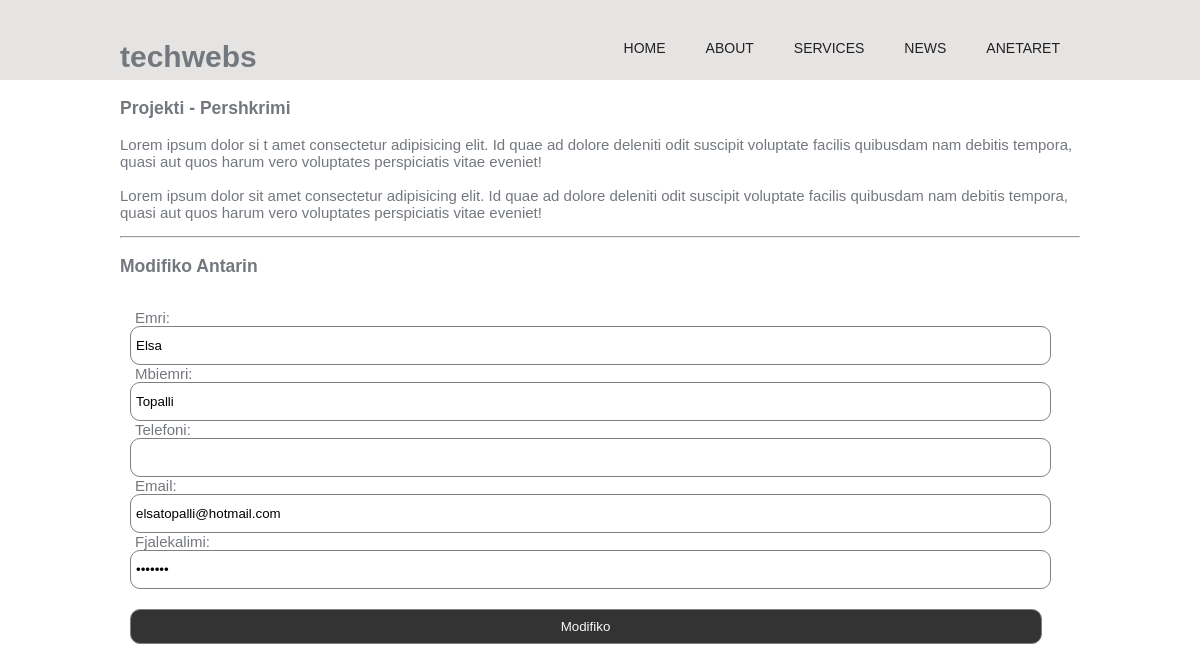
Page /antaret/modifiko_anetar.php?aid=2 on the committed database.
### tables this page shows
CREATE TABLE `antaret` (
  `antariid` int(11) NOT NULL,
  `emri` varchar(50) NOT NULL,
  `mbiemri` varchar(50) NOT NULL,
  `datalindjes` date DEFAULT NULL,
  `nrpersonal` bigint(20) DEFAULT NULL,
  `telefoni` varchar(20) DEFAULT NULL,
  `email` varchar(30) DEFAULT NULL,
  `fjalekalimi` varchar(30) DEFAULT NULL,
  `roli` bit(1) DEFAULT NULL
);

### inc/funksionet.php (called while the page is built, shortened)
<?php
    global $dbcon;
    function merrAntarinId($antariid){
        global $dbcon;
        $sql = "SELECT antariid, emri ,mbiemri, telefoni, email, fjalekalimi from antaret WHERE antariid=$antariid";
        $result = mysqli_query($dbcon,$sql);
        if ($result) {
            return mysqli_fetch_assoc($result);
        }
        else{
            die("Nuk arrita te marr shenimet!".mysqli_error($dbcon));
        }
    }
?>

### antaret/modifiko_anetar.php (the view, shortened to what this page needs)
<?php
    include_once "../inc/header1.php";
?>
    <main class="container page">
        <section id="content">
            <h3>Projekti - Pershkrimi</h3>
            <p>
                Lorem ipsum dolor si t amet consectetur adipisicing elit. Id quae ad dolore deleniti odit suscipit voluptate facilis quibusdam nam debitis tempora, quasi aut quos harum vero voluptates perspiciatis vitae eveniet!
                <br><br>
                Lorem ipsum dolor sit amet consectetur adipisicing elit. Id quae ad dolore deleniti odit suscipit voluptate facilis quibusdam nam debitis tempora, quasi aut quos harum vero voluptates perspiciatis vitae eveniet!
            </p>
            <hr>
            <h3>Modifiko Antarin</h3>
            <?php
                if (isset($_GET['aid'])) {
                    $aid = $_GET['aid'];
                    $antari = merrAntarinId($aid);
                    $emri = $antari['emri'];
                    $mbiemri = $antari['mbiemri'];
                    $telefoni = $antari['telefoni'];
                    $email = $antari['email'];
                    $fjalekalimi = $antari['fjalekalimi'];
                }
            ?>
          <form action="" method="POST"  id="register">
                <label for="emri">Emri: </label>
                <input type="text" name="emri" value="<?php if(!empty($emri)) echo $emri ?>">
                <label for="mbiemri">Mbiemri: </label>
                <input type="text" name="mbiemri" value="<?php if(!empty($mbiemri)) echo $mbiemri ?>">
                <label for="telefoni">Telefoni: </label>
                <input type="text" name="telefoni" value="<?php if(!empty($telefoni)) echo $telefoni ?>">
                <label for="email">Email: </label>
                <input type="email" name="email" value="<?php if(!empty($email)) echo $email ?>">
                <label for="fjalekalimi">Fjalekalimi: </label>
                <input type="password" name="fjalekalimi" value="<?php if(!empty($fjalekalimi)) echo $fjalekalimi ?>">
                <input type="submit" name="modifiko_antar" value="Modifiko">
            </form>
        </section>

### styleee.css (style rules this page uses)
body { font-family: 'Trebuchet MS', 'Lucida Sans Unicode', 'Lucida Grande', 'Lucida Sans', Arial, sans-serif; font-size: 15px; color: #73787e; background-color: #f9f8f6; margin: 0;padding: 0; }
.container { width: 80%; background-color: #fff; margin: 0 auto; }
#login,#register { float: left; margin: 15px 10px; width: 95%; }
#login input[type="email"],#login input[type="password"],#login input[type="submit"],#login input[type="number"],#login label, #register input[type="email"],#register input[type="text"],#register select,#register textarea ,#register input[type="date"],#register input[type="number"] ,#register input[type="password"],#register input[type="submit"],#register label { height:35px; width: 100%; border-radius:10px; padding-left:5px; border:1px solid gray; }
#login label,#register label { border: none; margin-top:10px; }
#login input[type="submit"],#register input[type="submit"] { float: right; width: 50%; color: #f9f8f6; margin-top: 20px; background-color: #333; }
#register input[type="submit"] { width: 100%; }

### home.css (style rules this page uses)
body { font-family: 'Ubuntu', sans-serif; margin: 0; background-color:rgb(255, 255, 255); }
.container { width: 80%; margin: 0 auto; overflow:hidden; }
.container { overflow:visible; }

### rows in the picture
antaret: emri "Elsa", mbiemri "Topalli", email "elsatopalli@hotmail.com"
